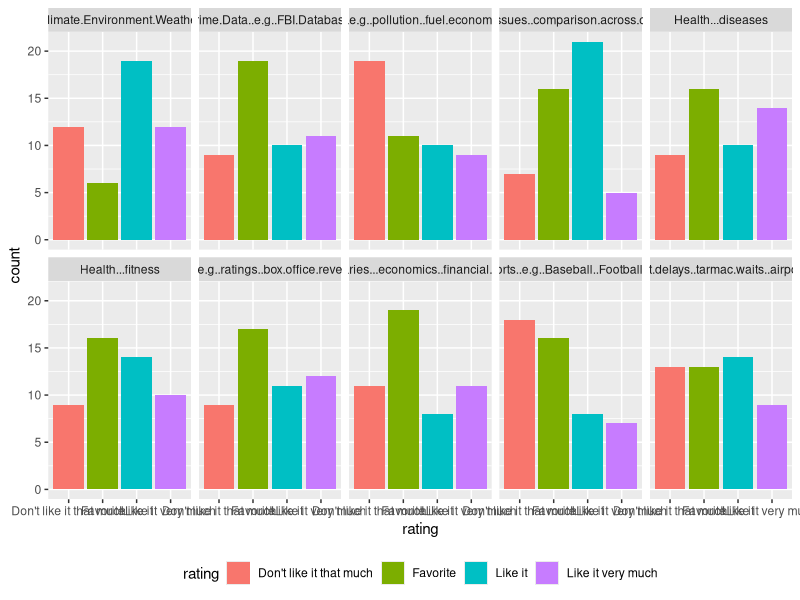
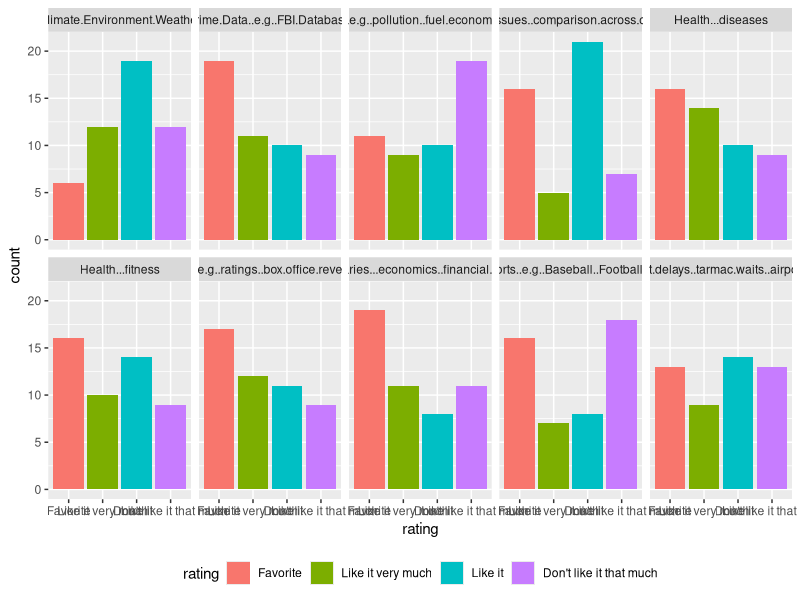
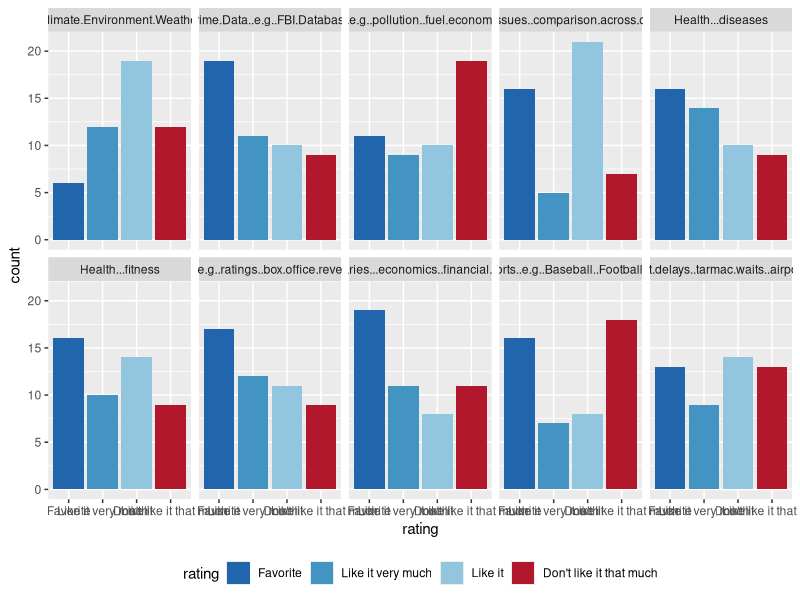
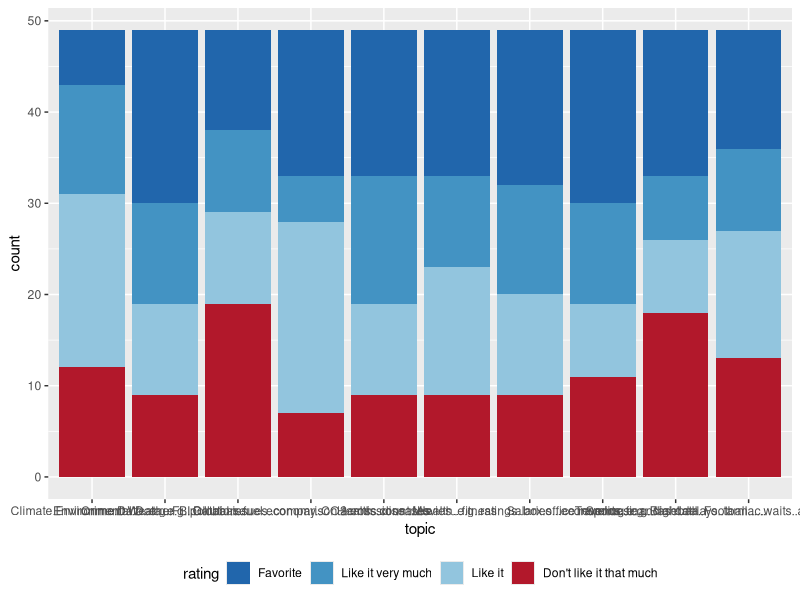
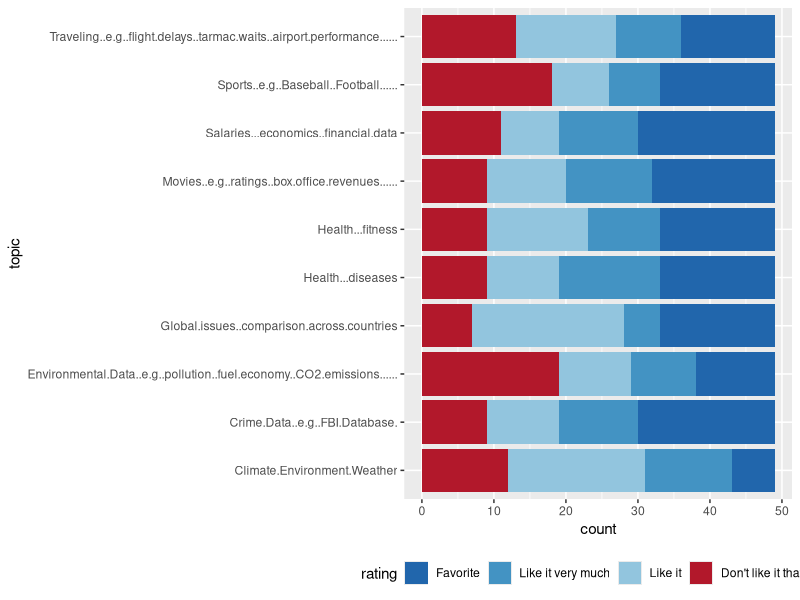
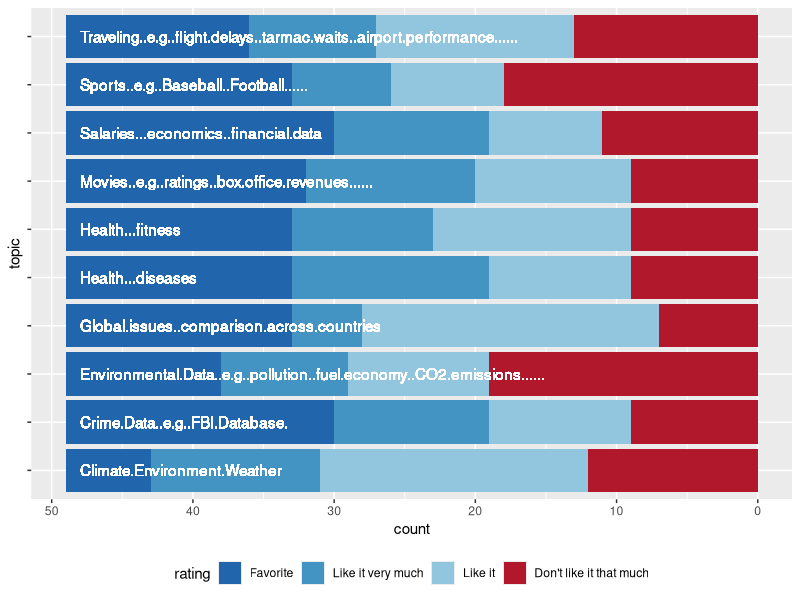
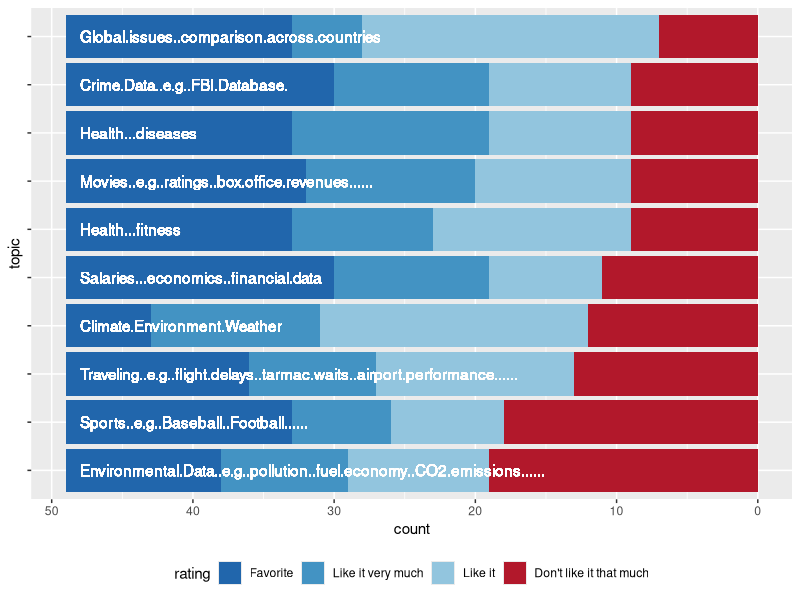

The R source for these figures, in order:
## ---- chunk 1
knitr::opts_chunk$set(echo = TRUE)
library(tidyverse)
## ---- chunk 2
topics <- read.csv("data/topics480.csv")
topics <- topics %>% select(-X, -Entry.Id)
head(topics)
## ---- chunk 3
tlong <- topics %>% gather(topic, rating, 1:10)
tlong %>% 
  ggplot(aes(x = rating)) + geom_bar(aes(fill=rating)) +
  facet_wrap(~topic, ncol=5) +
  theme(legend.position="bottom")
## ---- chunk 4
tlong <- tlong %>% mutate(
  rating = factor(rating, 
                  levels= c("Favorite", "Like it very much",
                            "Like it", "Don't like it that much"))
)
tlong %>% 
  ggplot(aes(x = rating)) + geom_bar(aes(fill=rating)) +
  facet_wrap(~topic, ncol=5) +
  theme(legend.position="bottom")
## ---- chunk 5
library(RColorBrewer)
cols <- brewer.pal("RdBu", n = 8)

tlong %>% 
  ggplot(aes(x = rating)) + geom_bar(aes(fill=rating)) +
  facet_wrap(~topic, ncol=5) +
  theme(legend.position="bottom") +
  scale_fill_manual(values = cols[c(8,7,6,1)])
## ---- chunk 6
library(RColorBrewer)
cols <- brewer.pal("RdBu", n = 8)

tlong %>% 
  ggplot(aes(x = topic)) + geom_bar(aes(fill=rating)) +
  theme(legend.position="bottom") +
  scale_fill_manual(values = cols[c(8,7,6,1)])
## ---- chunk 7
tlong %>% 
  ggplot(aes(x = topic)) + geom_bar(aes(fill=rating)) +
  theme(legend.position="bottom") +
  scale_fill_manual(values = cols[c(8,7,6,1)]) +
  coord_flip()
## ---- chunk 8
tlong %>% 
  ggplot(aes(x = topic)) + geom_bar(aes(fill=rating)) +
  theme(legend.position="bottom") +
  scale_fill_manual(values = cols[c(8,7,6,1)]) +
  coord_flip() + 
  theme(axis.text.y = element_blank()) +
  scale_y_reverse() +
  geom_text(aes(x = topic, label = topic), 
            y = -nrow(topics)+1, colour="white", hjust=0)
## ---- chunk 9
tlong <- tlong %>% 
  mutate(
        topic = reorder(topic, rating, FUN=function(x) 
          sum(x %in% c("Favorite"))),
        topic = reorder(topic, rating, FUN=function(x) 
          sum(x %in% c("Favorite", "Like it very much"))),
    topic = reorder(topic, rating, FUN=function(x) 
          -sum(x == "Don't like it that much"))
  )
tlong %>% 
  ggplot(aes(x = topic)) + geom_bar(aes(fill=rating)) +
  theme(legend.position="bottom") +
  scale_fill_manual(values = cols[c(8,7,6,1)]) +
  coord_flip() + 
  theme(axis.text.y = element_blank()) +
  scale_y_reverse() +
  geom_text(aes(x = topic, label = topic), 
            y = -nrow(topics)+1, colour="white", hjust=0)
